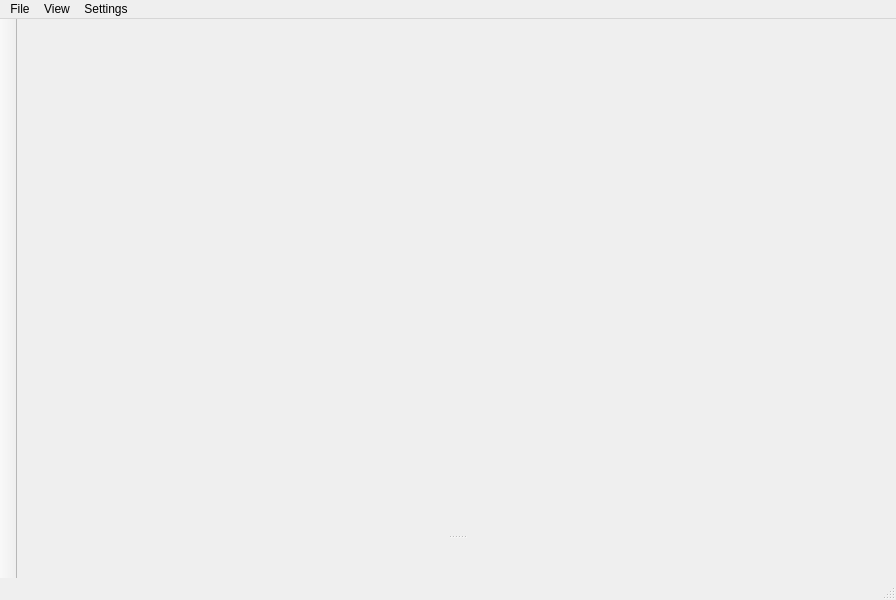
<?xml version="1.0" encoding="UTF-8"?>
<ui version="4.0">
 <class>MainWindow</class>
 <widget class="QMainWindow" name="MainWindow">
  <property name="geometry">
   <rect>
    <x>0</x>
    <y>0</y>
    <width>896</width>
    <height>600</height>
   </rect>
  </property>
  <property name="windowTitle">
   <string>Parametryzator V2</string>
  </property>
  <property name="windowIcon">
   <iconset resource="../../../Matilda-units/gui/image-and-font/res.qrc">
    <normaloff>:/katynko/svg4/dashboard-red.svg</normaloff>:/katynko/svg4/dashboard-red.svg</iconset>
  </property>
  <widget class="QWidget" name="centralwidget">
   <layout class="QVBoxLayout" name="verticalLayout">
    <item>
     <widget class="QSplitter" name="splitter">
      <property name="sizePolicy">
       <sizepolicy hsizetype="Preferred" vsizetype="Expanding">
        <horstretch>0</horstretch>
        <verstretch>9</verstretch>
       </sizepolicy>
      </property>
      <property name="orientation">
       <enum>Qt::Vertical</enum>
      </property>
      <widget class="QStackedWidget" name="stackedWidget">
       <property name="sizePolicy">
        <sizepolicy hsizetype="Preferred" vsizetype="Expanding">
         <horstretch>0</horstretch>
         <verstretch>3</verstretch>
        </sizepolicy>
       </property>
      </widget>
      <widget class="QWidget" name="widget4log" native="true"/>
     </widget>
    </item>
   </layout>
  </widget>
  <widget class="QMenuBar" name="menubar">
   <property name="geometry">
    <rect>
     <x>0</x>
     <y>0</y>
     <width>896</width>
     <height>20</height>
    </rect>
   </property>
   <widget class="QMenu" name="menuFile">
    <property name="title">
     <string>File</string>
    </property>
    <addaction name="actionHome"/>
    <addaction name="actionExit"/>
   </widget>
   <widget class="QMenu" name="menuView">
    <property name="title">
     <string>View</string>
    </property>
    <addaction name="actionApplication_log"/>
   </widget>
   <widget class="QMenu" name="menuSettings">
    <property name="title">
     <string>Settings</string>
    </property>
    <addaction name="actionGlobal"/>
    <addaction name="actionPrint"/>
    <addaction name="actionPoll"/>
   </widget>
   <addaction name="menuFile"/>
   <addaction name="menuView"/>
   <addaction name="menuSettings"/>
  </widget>
  <widget class="QStatusBar" name="statusbar"/>
  <widget class="QToolBar" name="mainToolBar">
   <property name="sizePolicy">
    <sizepolicy hsizetype="Fixed" vsizetype="Preferred">
     <horstretch>0</horstretch>
     <verstretch>0</verstretch>
    </sizepolicy>
   </property>
   <property name="movable">
    <bool>false</bool>
   </property>
   <property name="iconSize">
    <size>
     <width>24</width>
     <height>24</height>
    </size>
   </property>
   <property name="toolButtonStyle">
    <enum>Qt::ToolButtonTextUnderIcon</enum>
   </property>
   <attribute name="toolBarArea">
    <enum>LeftToolBarArea</enum>
   </attribute>
   <attribute name="toolBarBreak">
    <bool>false</bool>
   </attribute>
  </widget>
  <action name="actionHome">
   <property name="icon">
    <iconset resource="../../../Matilda-units/gui/image-and-font/res.qrc">
     <normaloff>:/katynko/svg/go-home.svg</normaloff>:/katynko/svg/go-home.svg</iconset>
   </property>
   <property name="text">
    <string>Home</string>
   </property>
  </action>
  <action name="actionExit">
   <property name="icon">
    <iconset resource="../../../Matilda-units/gui/image-and-font/res.qrc">
     <normaloff>:/katynko/svg/window-close.svg</normaloff>:/katynko/svg/window-close.svg</iconset>
   </property>
   <property name="text">
    <string>Exit</string>
   </property>
  </action>
  <action name="actionApplication_log">
   <property name="checkable">
    <bool>true</bool>
   </property>
   <property name="icon">
    <iconset resource="../../../Matilda-units/gui/image-and-font/res.qrc">
     <normaloff>:/katynko/svg/view-list-text.svg</normaloff>:/katynko/svg/view-list-text.svg</iconset>
   </property>
   <property name="text">
    <string>Application log</string>
   </property>
  </action>
  <action name="actionGlobal">
   <property name="icon">
    <iconset resource="../../../Matilda-units/gui/image-and-font/res.qrc">
     <normaloff>:/katynko/svg2/lc_browseview.svg</normaloff>:/katynko/svg2/lc_browseview.svg</iconset>
   </property>
   <property name="text">
    <string>Global</string>
   </property>
  </action>
  <action name="actionPrint">
   <property name="icon">
    <iconset resource="../../../Matilda-units/gui/image-and-font/res.qrc">
     <normaloff>:/katynko/svg/document-print.svg</normaloff>:/katynko/svg/document-print.svg</iconset>
   </property>
   <property name="text">
    <string>Print</string>
   </property>
  </action>
  <action name="actionPoll">
   <property name="icon">
    <iconset resource="../../../Matilda-units/gui/image-and-font/res.qrc">
     <normaloff>:/katynko/svg2/kt-queue-manager.svg</normaloff>:/katynko/svg2/kt-queue-manager.svg</iconset>
   </property>
   <property name="text">
    <string>Poll</string>
   </property>
  </action>
 </widget>
 <resources>
  <include location="../../../Matilda-units/gui/image-and-font/res.qrc"/>
 </resources>
 <connections/>
</ui>
